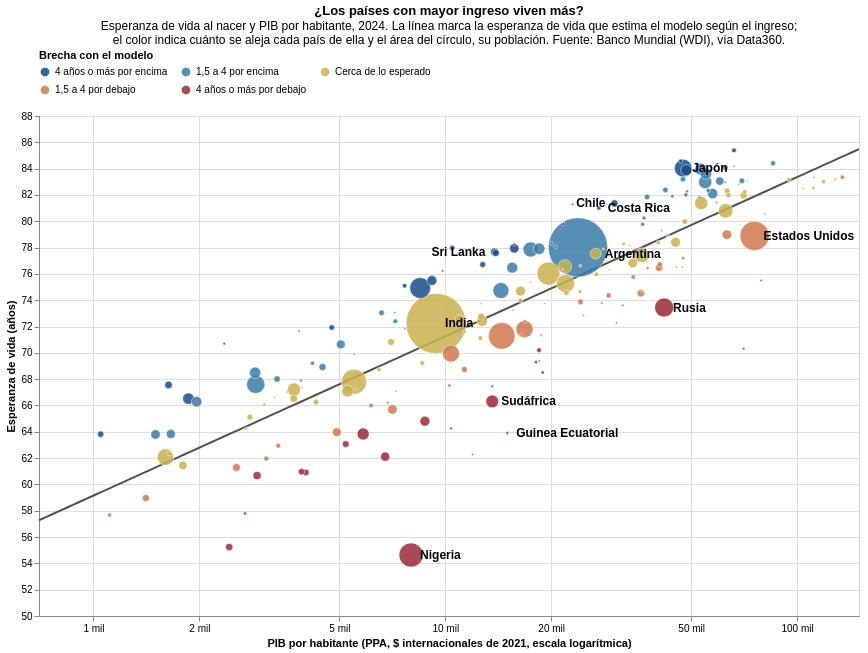

The code cell stored with this chart in its notebook:
### Code cell
vista = alt.param(name="vista", value="Todos", bind=alt.binding_radio(
    options=["Todos", "Por encima", "Cerca de lo esperado", "Por debajo"], name="Vista: "))
region = alt.param(name="region", value="Todas", bind=alt.binding_select(
    options=["Todas"] + sorted(g1["region"].unique()), name="Región: "))
buscar = alt.param(name="buscar", value="", bind=alt.binding(input="search", placeholder="Ej.: Argentina", name="Buscar un país: "))

FILTRO_VISTA = ("vista == 'Todos' || (vista == 'Por encima' && datum.brecha >= 1.5) || "
                "(vista == 'Cerca de lo esperado' && abs(datum.brecha) < 1.5) || (vista == 'Por debajo' && datum.brecha <= -1.5)")
FILTRO_REGION = "region == 'Todas' || datum.region == region"
HAY_BUSQUEDA = "length(buscar) > 1"
COINCIDE = "length(buscar) > 1 && indexof(lower(datum.pais), lower(buscar)) >= 0"

x_pib = alt.X("pib:Q", title="PIB por habitante (PPA, $ internacionales de 2021, escala logarítmica)",
              scale=alt.Scale(type="log", domain=[700, 150_000]),
              axis=alt.Axis(values=[1000, 2000, 5000, 10_000, 20_000, 50_000, 100_000],
                            labelExpr="datum.value >= 1000 ? datum.value / 1000 + ' mil' : datum.value"))
y_vida = alt.Y("vida:Q", title="Esperanza de vida (años)", scale=alt.Scale(domain=[50, 88]))

linea = alt.Chart(curva).mark_line(color="#52514e", strokeWidth=2).encode(x=x_pib, y=y_vida)

puntos = alt.Chart(g1).mark_circle(stroke="white", strokeWidth=0.6).encode(
    x=x_pib, y=y_vida,
    size=alt.Size("poblacion:Q", scale=alt.Scale(domain=[0, g1["poblacion"].max()], range=[4, 3600]), legend=None),
    color=alt.Color("clase:N", title="Brecha con el modelo", scale=alt.Scale(domain=CLASES, range=COLORES_BRECHA),
                    legend=alt.Legend(orient="top", columns=3)),
    opacity=alt.condition(f"!({HAY_BUSQUEDA}) || {COINCIDE}", alt.value(0.85), alt.value(0.12)),
    tooltip=[
        alt.Tooltip("pais:N", title="País"),
        alt.Tooltip("region:N", title="Región"),
        alt.Tooltip("brecha:Q", title="Brecha con el modelo (años)", format="+.1f"),
        alt.Tooltip("vida:Q", title="Esperanza de vida (años)", format=".1f"),
        alt.Tooltip("esperada:Q", title="Esperada según el PIB (años)", format=".1f"),
        alt.Tooltip("pib:Q", title="PIB por habitante (PPA, $)", format=",.0f"),
        alt.Tooltip("poblacion_millones:Q", title="Población (millones)", format=",.1f"),
    ],
).transform_filter(FILTRO_VISTA).transform_filter(FILTRO_REGION)

def rotulos(nombres, alinear, dx):
    condicion = f"({HAY_BUSQUEDA}) ? ({COINCIDE}) : indexof({nombres!r}, datum.pais) >= 0"
    return alt.Chart(g1).mark_text(align=alinear, dx=dx, fontSize=12, fontWeight="bold").encode(
        x=x_pib, y=y_vida, text="pais:N",
    ).transform_filter(FILTRO_VISTA).transform_filter(FILTRO_REGION).transform_filter(
        condicion if alinear == "left" else f"!({HAY_BUSQUEDA}) && indexof({nombres!r}, datum.pais) >= 0")

grafico_1 = (linea + puntos + rotulos(ROTULOS_DER, "left", 9) + rotulos(ROTULOS_IZQ, "right", -9)).add_params(
    vista, region, buscar
).properties(
    width=820, height=500,
    title={"text": "¿Los países con mayor ingreso viven más?",
           "subtitle": ["Esperanza de vida al nacer y PIB por habitante, 2024. La línea marca la esperanza de vida que estima el modelo según el ingreso;",
                        "el color indica cuánto se aleja cada país de ella y el área del círculo, su población. Fuente: Banco Mundial (WDI), vía Data360."]},
)
grafico_1

### Figure 1 — Vega-Lite specification as saved in the notebook (floating-point values rounded to 4 significant figures; data arrays with more than 128 entries replaced by an {"elided": "..."} marker saying what was removed)
{"config": {"view": {"continuousWidth": 300, "continuousHeight": 300}}, "layer": [{"data": {"name": "data-6b88f3f9a69aa546abeb721a07b21f81"}, "mark": {"type": "line", "color": "#52514e", "strokeWidth": 2}, "encoding": {"x": {"axis": {"labelExpr": "datum.value >= 1000 ? datum.value / 1000 + ' mil' : datum.value", "values": [1000, 2000, 5000, 10000, 20000, 50000, 100000]}, "field": "pib", "scale": {"domain": [700, 150000], "type": "log"}, "title": "PIB por habitante (PPA, $ internacionales de 2021, escala logarítmica)", "type": "quantitative"}, "y": {"field": "vida", "scale": {"domain": [50, 88]}, "title": "Esperanza de vida (años)", "type": "quantitative"}}}, {"data": {"name": "data-f169a9bb56a61e9426f40a1cbd0f11da"}, "mark": {"type": "circle", "stroke": "white", "strokeWidth": 0.6}, "encoding": {"color": {"field": "clase", "legend": {"columns": 3, "orient": "top"}, "scale": {"domain": ["4 años o más por encima", "1,5 a 4 por encima", "Cerca de lo esperado", "1,5 a 4 por debajo", "4 años o más por debajo"], "range": ["#194b87", "#397ba7", "#c9b24f", "#d0784f", "#9a2935"]}, "title": "Brecha con el modelo", "type": "nominal"}, "opacity": {"condition": {"test": "!(length(buscar) > 1) || length(buscar) > 1 && indexof(lower(datum.pais), lower(buscar)) >= 0", "value": 0.85}, "value": 0.12}, "size": {"field": "poblacion", "legend": null, "scale": {"domain": [0, 1451000000.0], "range": [4, 3600]}, "type": "quantitative"}, "tooltip": [{"field": "pais", "title": "País", "type": "nominal"}, {"field": "region", "title": "Región", "type": "nominal"}, {"field": "brecha", "format": "+.1f", "title": "Brecha con el modelo (años)", "type": "quantitative"}, {"field": "vida", "format": ".1f", "title": "Esperanza de vida (años)", "type": "quantitative"}, {"field": "esperada", "format": ".1f", "title": "Esperada según el PIB (años)", "type": "quantitative"}, {"field": "pib", "format": ",.0f", "title": "PIB por habitante (PPA, $)", "type": "quantitative"}, {"field": "poblacion_millones", "format": ",.1f", "title": "Población (millones)", "type": "quantitative"}], "x": {"axis": {"labelExpr": "datum.value >= 1000 ? datum.value / 1000 + ' mil' : datum.value", "values": [1000, 2000, 5000, 10000, 20000, 50000, 100000]}, "field": "pib", "scale": {"domain": [700, 150000], "type": "log"}, "title": "PIB por habitante (PPA, $ internacionales de 2021, escala logarítmica)", "type": "quantitative"}, "y": {"field": "vida", "scale": {"domain": [50, 88]}, "title": "Esperanza de vida (años)", "type": "quantitative"}}, "transform": [{"filter": "vista == 'Todos' || (vista == 'Por encima' && datum.brecha >= 1.5) || (vista == 'Cerca de lo esperado' && abs(datum.brecha) < 1.5) || (vista == 'Por debajo' && datum.brecha <= -1.5)"}, {"filter": "region == 'Todas' || datum.region == region"}]}, {"data": {"name": "data-f169a9bb56a61e9426f40a1cbd0f11da"}, "mark": {"type": "text", "align": "left", "dx": 9, "fontSize": 12, "fontWeight": "bold"}, "encoding": {"text": {"field": "pais", "type": "nominal"}, "x": {"axis": {"labelExpr": "datum.value >= 1000 ? datum.value / 1000 + ' mil' : datum.value", "values": [1000, 2000, 5000, 10000, 20000, 50000, 100000]}, "field": "pib", "scale": {"domain": [700, 150000], "type": "log"}, "title": "PIB por habitante (PPA, $ internacionales de 2021, escala logarítmica)", "type": "quantitative"}, "y": {"field": "vida", "scale": {"domain": [50, 88]}, "title": "Esperanza de vida (años)", "type": "quantitative"}}, "transform": [{"filter": "vista == 'Todos' || (vista == 'Por encima' && datum.brecha >= 1.5) || (vista == 'Cerca de lo esperado' && abs(datum.brecha) < 1.5) || (vista == 'Por debajo' && datum.brecha <= -1.5)"}, {"filter": "region == 'Todas' || datum.region == region"}, {"filter": "(length(buscar) > 1) ? (length(buscar) > 1 && indexof(lower(datum.pais), lower(buscar)) >= 0) : indexof(['Japón', 'Costa Rica', 'Estados Unidos', 'Nigeria', 'Rusia', 'India', 'Sudáfrica', 'Argentina', 'Guinea Ecuatorial'], datum.pais) >= 0"}]}, {"data": {"name": "data-f169a9bb56a61e9426f40a1cbd0f11da"}, "mark": {"type": "text", "align": "right", "dx": -9, "fontSize": 12, "fontWeight": "bold"}, "encoding": {"text": {"field": "pais", "type": "nominal"}, "x": {"axis": {"labelExpr": "datum.value >= 1000 ? datum.value / 1000 + ' mil' : datum.value", "values": [1000, 2000, 5000, 10000, 20000, 50000, 100000]}, "field": "pib", "scale": {"domain": [700, 150000], "type": "log"}, "title": "PIB por habitante (PPA, $ internacionales de 2021, escala logarítmica)", "type": "quantitative"}, "y": {"field": "vida", "scale": {"domain": [50, 88]}, "title": "Esperanza de vida (años)", "type": "quantitative"}}, "transform": [{"filter": "vista == 'Todos' || (vista == 'Por encima' && datum.brecha >= 1.5) || (vista == 'Cerca de lo esperado' && abs(datum.brecha) < 1.5) || (vista == 'Por debajo' && datum.brecha <= -1.5)"}, {"filter": "region == 'Todas' || datum.region == region"}, {"filter": "!(length(buscar) > 1) && indexof(['Chile', 'Sri Lanka'], datum.pais) >= 0"}]}], "height": 500, "params": [{"name": "vista", "bind": {"input": "radio", "options": ["Todos", "Por encima", "Cerca de lo esperado", "Por debajo"], "name": "Vista: "}, "value": "Todos"}, {"name": "region", "bind": {"input": "select", "options": ["Todas", "América Latina y el Caribe", "América del Norte", "Asia meridional", "Asia oriental y Pacífico", "Europa y Asia central", "Medio Oriente y norte de África", "África subsahariana"], "name": "Región: "}, "value": "Todas"}, {"name": "buscar", "bind": {"input": "search", "name": "Buscar un país: ", "placeholder": "Ej.: Argentina"}, "value": ""}], "title": {"text": "¿Los países con mayor ingreso viven más?", "subtitle": ["Esperanza de vida al nacer y PIB por habitante, 2024. La línea marca la esperanza de vida que estima el modelo según el ingreso;", "el color indica cuánto se aleja cada país de ella y el área del círculo, su población. Fuente: Banco Mundial (WDI), vía Data360."]}, "width": 820, "$schema": "https://vega.github.io/schema/vega-lite/v6.4.1.json", "datasets": {"data-6b88f3f9a69aa546abeb721a07b21f81": [{"pib": 700.0, "vida": 57.28}, {"pib": 732.3, "vida": 57.52}, {"pib": 766.1, "vida": 57.75}, {"pib": 801.4, "vida": 57.99}, {"pib": 838.4, "vida": 58.23}, {"pib": 877.1, "vida": 58.46}, {"pib": 917.5, "vida": 58.7}, {"pib": 959.9, "vida": 58.94}, {"pib": 1004.0, "vida": 59.17}, {"pib": 1050.0, "vida": 59.41}, {"pib": 1099.0, "vida": 59.65}, {"pib": 1150.0, "vida": 59.89}, {"pib": 1203.0, "vida": 60.12}, {"pib": 1258.0, "vida": 60.36}, {"pib": 1316.0, "vida": 60.6}, {"pib": 1377.0, "vida": 60.83}, {"pib": 1440.0, "vida": 61.07}, {"pib": 1507.0, "vida": 61.31}, {"pib": 1576.0, "vida": 61.54}, {"pib": 1649.0, "vida": 61.78}, {"pib": 1725.0, "vida": 62.02}, {"pib": 1805.0, "vida": 62.26}, {"pib": 1888.0, "vida": 62.49}, {"pib": 1975.0, "vida": 62.73}, {"pib": 2066.0, "vida": 62.97}, {"pib": 2162.0, "vida": 63.2}, {"pib": 2261.0, "vida": 63.44}, {"pib": 2366.0, "vida": 63.68}, {"pib": 2475.0, "vida": 63.92}, {"pib": 2589.0, "vida": 64.15}, {"pib": 2709.0, "vida": 64.39}, {"pib": 2834.0, "vida": 64.63}, {"pib": 2964.0, "vida": 64.86}, {"pib": 3101.0, "vida": 65.1}, {"pib": 3244.0, "vida": 65.34}, {"pib": 3394.0, "vida": 65.57}, {"pib": 3550.0, "vida": 65.81}, {"pib": 3714.0, "vida": 66.05}, {"pib": 3886.0, "vida": 66.29}, {"pib": 4065.0, "vida": 66.52}, {"pib": 4252.0, "vida": 66.76}, {"pib": 4448.0, "vida": 67.0}, {"pib": 4654.0, "vida": 67.23}, {"pib": 4868.0, "vida": 67.47}, {"pib": 5093.0, "vida": 67.71}, {"pib": 5328.0, "vida": 67.94}, {"pib": 5574.0, "vida": 68.18}, {"pib": 5831.0, "vida": 68.42}, {"pib": 6100.0, "vida": 68.66}, {"pib": 6381.0, "vida": 68.89}, {"pib": 6676.0, "vida": 69.13}, {"pib": 6984.0, "vida": 69.37}, {"pib": 7306.0, "vida": 69.6}, {"pib": 7643.0, "vida": 69.84}, {"pib": 7996.0, "vida": 70.08}, {"pib": 8365.0, "vida": 70.31}, {"pib": 8751.0, "vida": 70.55}, {"pib": 9154.0, "vida": 70.79}, {"pib": 9577.0, "vida": 71.03}, {"pib": 10020.0, "vida": 71.26}, {"pib": 10480.0, "vida": 71.5}, {"pib": 10960.0, "vida": 71.74}, {"pib": 11470.0, "vida": 71.97}, {"pib": 12000.0, "vida": 72.21}, {"pib": 12550.0, "vida": 72.45}, {"pib": 13130.0, "vida": 72.69}, {"pib": 13740.0, "vida": 72.92}, {"pib": 14370.0, "vida": 73.16}, {"pib": 15030.0, "vida": 73.4}, {"pib": 15730.0, "vida": 73.63}, {"pib": 16450.0, "vida": 73.87}, {"pib": 17210.0, "vida": 74.11}, {"pib": 18010.0, "vida": 74.34}, {"pib": 18840.0, "vida": 74.58}, {"pib": 19710.0, "vida": 74.82}, {"pib": 20620.0, "vida": 75.06}, {"pib": 21570.0, "vida": 75.29}, {"pib": 22560.0, "vida": 75.53}, {"pib": 23600.0, "vida": 75.77}, {"pib": 24690.0, "vida": 76.0}, {"pib": 25830.0, "vida": 76.24}, {"pib": 27020.0, "vida": 76.48}, {"pib": 28270.0, "vida": 76.71}, {"pib": 29570.0, "vida": 76.95}, {"pib": 30940.0, "vida": 77.19}, {"pib": 32370.0, "vida": 77.43}, {"pib": 33860.0, "vida": 77.66}, {"pib": 35420.0, "vida": 77.9}, {"pib": 37060.0, "vida": 78.14}, {"pib": 38770.0, "vida": 78.37}, {"pib": 40550.0, "vida": 78.61}, {"pib": 42430.0, "vida": 78.85}, {"pib": 44380.0, "vida": 79.08}, {"pib": 46430.0, "vida": 79.32}, {"pib": 48570.0, "vida": 79.56}, {"pib": 50810.0, "vida": 79.8}, {"pib": 53160.0, "vida": 80.03}, {"pib": 55610.0, "vida": 80.27}, {"pib": 58180.0, "vida": 80.51}, {"pib": 60860.0, "vida": 80.74}, {"pib": 63670.0, "vida": 80.98}, {"pib": 66600.0, "vida": 81.22}, {"pib": 69680.0, "vida": 81.46}, {"pib": 72890.0, "vida": 81.69}, {"pib": 76260.0, "vida": 81.93}, {"pib": 79770.0, "vida": 82.17}, {"pib": 83450.0, "vida": 82.4}, {"pib": 87300.0, "vida": 82.64}, {"pib": 91330.0, "vida": 82.88}, {"pib": 95550.0, "vida": 83.11}, {"pib": 99950.0, "vida": 83.35}, {"pib": 104600.0, "vida": 83.59}, {"pib": 109400.0, "vida": 83.83}, {"pib": 114400.0, "vida": 84.06}, {"pib": 119700.0, "vida": 84.3}, {"pib": 125200.0, "vida": 84.54}, {"pib": 131000.0, "vida": 84.77}, {"pib": 137100.0, "vida": 85.01}, {"pib": 143400.0, "vida": 85.25}, {"pib": 150000.0, "vida": 85.48}], "data-f169a9bb56a61e9426f40a1cbd0f11da": {"elided": "195 records"}}}
